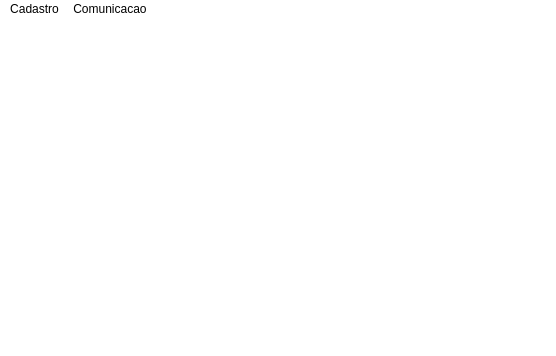
<?xml version="1.0" encoding="UTF-8"?>
<ui version="4.0">
 <class>MainWindow</class>
 <widget class="QMainWindow" name="MainWindow">
  <property name="geometry">
   <rect>
    <x>0</x>
    <y>0</y>
    <width>556</width>
    <height>356</height>
   </rect>
  </property>
  <property name="windowTitle">
   <string>TDC Netwaok Simulator</string>
  </property>
  <property name="styleSheet">
   <string notr="true">background-color: rgb(255, 255, 255);
selection-background-color: rgb(172, 210, 255);</string>
  </property>
  <property name="toolButtonStyle">
   <enum>Qt::ToolButtonTextOnly</enum>
  </property>
  <widget class="QWidget" name="centralWidget">
   <widget class="QLabel" name="label">
    <property name="geometry">
     <rect>
      <x>9</x>
      <y>9</y>
      <width>531</width>
      <height>291</height>
     </rect>
    </property>
    <property name="text">
     <string/>
    </property>
   </widget>
  </widget>
  <widget class="QMenuBar" name="menuBar">
   <property name="geometry">
    <rect>
     <x>0</x>
     <y>0</y>
     <width>556</width>
     <height>21</height>
    </rect>
   </property>
   <widget class="QMenu" name="menuArquivo">
    <property name="title">
     <string>Cadastro</string>
    </property>
    <addaction name="actionEquipamentos"/>
    <addaction name="actionComputadores"/>
   </widget>
   <widget class="QMenu" name="menuSobre">
    <property name="title">
     <string>Comunicacao</string>
    </property>
    <addaction name="actionEntre_PCs"/>
   </widget>
   <addaction name="menuArquivo"/>
   <addaction name="menuSobre"/>
  </widget>
  <action name="actionSimulador">
   <property name="text">
    <string>Simulador</string>
   </property>
  </action>
  <action name="actionEquipamentos">
   <property name="text">
    <string>Equipamentos</string>
   </property>
  </action>
  <action name="actionComputadores">
   <property name="text">
    <string>Computadores</string>
   </property>
  </action>
  <action name="actionEntre_PCs">
   <property name="text">
    <string>Entre PCs</string>
   </property>
  </action>
 </widget>
 <layoutdefault spacing="6" margin="11"/>
 <resources/>
 <connections/>
</ui>
